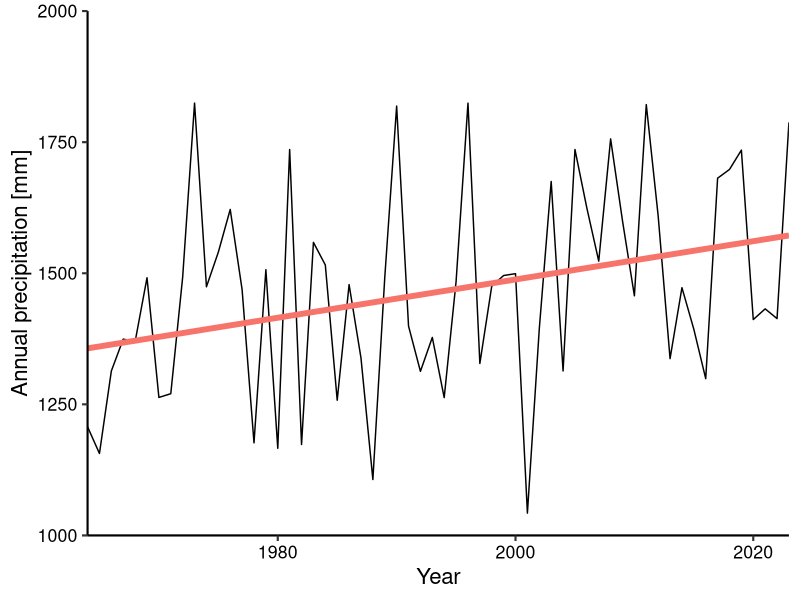
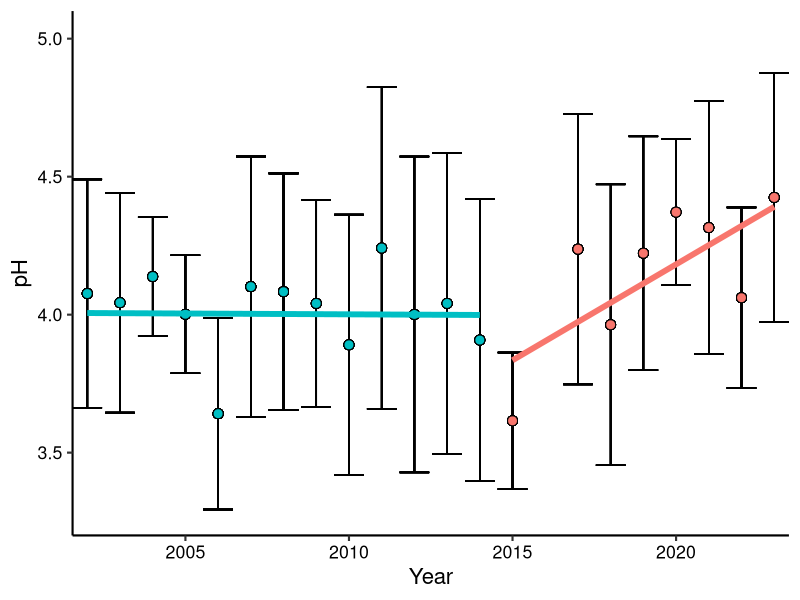
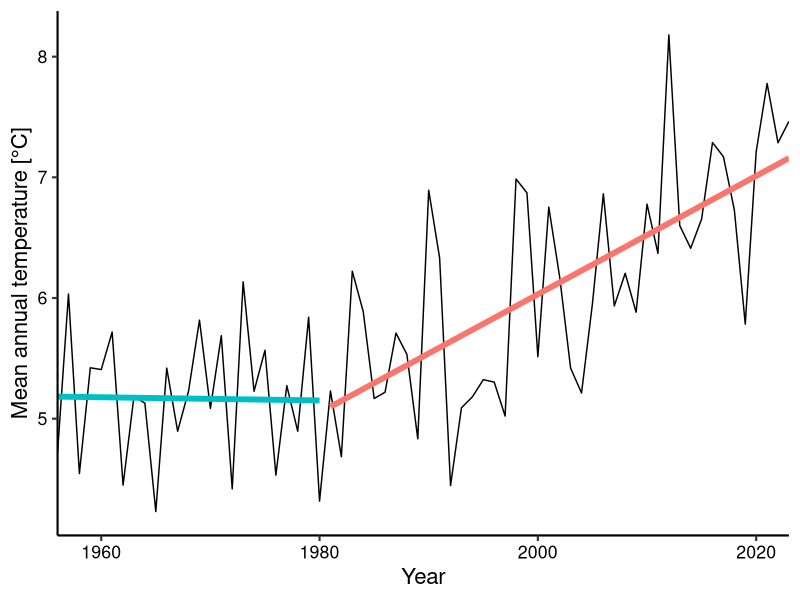

These charts were generated, in order, by the following R code: (Note: this script raises an error after producing the figures.)
## Hubbard Brook archived soil samples project ##
## Environmental data ##
## Sophie von Fromm ##
## 2024-11-15 ##

library(tidyverse)

### Precipitation ####
map_data <- read_csv("./Data/dailyWatershedPrecip1956-2024.csv")

map <- map_data %>% 
  filter(watershed == "W6") %>% 
  mutate(Year = as.numeric(format(DATE, "%Y"))) %>% 
  filter(Year < 2024) %>% 
  group_by(Year) %>% 
  mutate(AP = sum(Precip)) %>% 
  ungroup() %>% 
  distinct(Year, .keep_all = TRUE)

summary(map)
  
map_p <- map %>%  
  ggplot(aes(x = Year, y = AP)) +
  geom_line(linewidth = 0.5) +
  geom_smooth(method = "lm", linewidth = 2, fill = "#F7746B", color = "#F7746B", 
              se = FALSE) +
  theme_classic(base_size = 16) +
  theme(axis.text = element_text(color = "black"),
        legend.position = "none",
        panel.background = element_rect(fill = "transparent"),
        plot.background = element_rect(fill = "transparent", color = NA)) +
  scale_x_continuous("Year", expand = c(0,0)) +
  scale_y_continuous("Annual precipitation [mm]", limits = c(1000,2000), 
                     expand = c(0,0))

lm_map <- lm(AP ~ Year, data = map)
#Intercept is 3.6 (+3.6 mm per year)
summary(lm_map)

map %>% 
  count(Year)

# Increase since the mid-1990s (last 28 years)
lm_map$coefficients[2]*28

### MAT ####
temp_data <- read_csv("./Data/HBEF_air_temp_daily_1957-2024.csv")

temp <- temp_data %>% 
  mutate(Year = as.numeric(format(date, "%Y"))) %>% 
  #only select station 1 (most representative for sampling locations)
  filter(STA == "STA1") %>% 
  group_by(Year) %>% 
  filter(Year > 1955 & Year < 2024) %>% 
  mutate(AVE = mean(AVE)) %>% 
  mutate(breakpoint = case_when(
    Year <= 1980 ~ "pre",
    TRUE ~ "post"
  ))

temp_data %>% 
  filter(STA == "STA1") %>% 
  mutate(Month = as.numeric(format(date, "%m"))) %>% 
  group_by(Month) %>% 
  summarise(MAT = mean(AVE))

temp_p <- temp %>%  
  ggplot(aes(x = Year, y = AVE)) +
  geom_line(linewidth = 0.5) +
  geom_smooth(aes(color = breakpoint),method = "lm", linewidth = 2, se = FALSE) +
  theme_classic(base_size = 16) +
  theme(axis.text = element_text(color = "black"),
        legend.position = "none",
        panel.background = element_rect(fill = "transparent"),
        plot.background = element_rect(fill = "transparent", color = NA)) +
  scale_x_continuous("Year", expand = c(0,0)) +
  scale_y_continuous("Mean annual temperature [°C]")

lm_temp <- lm(AVE ~ Year, 
              data = temp %>% 
                filter(breakpoint == "post"))

# Intercept is 0.05 (+0.05C per year)
summary(lm_temp)

temp %>% 
  filter(breakpoint == "post") %>% 
  count(Year)

# Increase since the mid-1990s (last 28 years)
lm_temp$coefficients[2]*28

### soil pH ####
soil_data <- read_csv("./Data/HubbardBrook_microbialBiomass_1994-2023.csv")

pH_data <- soil_data %>% 
  filter(Treatment == "BearBrook") %>% 
  filter(El == "L") %>% 
  mutate(Year = as.numeric(format(Date, "%Y"))) %>% 
  mutate(pH = na_if(pH, -9999.99)) %>% 
  drop_na(pH) %>% 
  group_by(Year) %>% 
  mutate(pH_mean = mean(pH),
         pH_sd = sd(pH),
         breakpoint = case_when(
           Year < 2015 ~ "pre",
           TRUE ~ "post"
         )) %>% 
  ungroup()

pH_p <- pH_data %>%  
  ggplot(aes(x = Year, y = pH_mean, fill = breakpoint)) +
  geom_errorbar(aes(ymin = pH_mean - pH_sd, ymax = pH_mean + pH_sd)) +
  geom_point(shape = 21, size = 3,) +
  geom_smooth(aes(color = breakpoint), method = "lm", linewidth = 2, se = FALSE) +
  theme_classic(base_size = 16) +
  theme(axis.text = element_text(color = "black"),
        legend.position = "none",
        panel.background = element_rect(fill = "transparent"),
        plot.background = element_rect(fill = "transparent", color = NA)) +
  scale_x_continuous("Year", expand = c(0,0)) +
  scale_y_continuous("pH", expand = c(0,0), limits = c(3.2,5.1))

lm_pH <- lm(pH ~ Year, 
            data = pH_data %>% 
              filter(breakpoint == "post"))

# Intercept is 0.07 (+0.07 per year)
summary(lm_pH)

pH_data %>% 
  filter(breakpoint == "post") %>% 
  count(Year)

# Increase since break-point (~2015)
lm_pH$coefficients[2]*8

### Plot all data together ####
ggarrange(map_p, temp_p, pH_p, nrow = 1)
ggsave("./Output/HBEF_EnvironmentalChange_MAP_MAT_pH.jpeg",
       width = 10, height = 5)

## pH by Horizon shows similar trends
# pH_data_grp <- soil_data %>% 
#   filter(Treatment == "BearBrook") %>% 
#   filter(El == "L") %>% 
#   mutate(Year = as.numeric(format(Date, "%Y"))) %>% 
#   mutate(pH = na_if(pH, -9999.99)) %>% 
#   drop_na(pH) %>% 
#   group_by(Year, Hor) %>% 
#   mutate(pH_mean = mean(pH),
#          pH_sd = sd(pH),
#          breakpoint = case_when(
#            Year < 2015 ~ "pre",
#            TRUE ~ "post"
#          )) %>% 
#   ungroup()
# 
# pH_data_grp$Hor <- factor(pH_data_grp$Hor, levels = c("Oi/Oe", "Oa/A", "Min"), 
#                           ordered = TRUE)
# 
# pH_data_grp %>%  
#   ggplot(aes(x = Year, y = pH_mean, fill = breakpoint)) +
#   geom_errorbar(aes(ymin = pH_mean - pH_sd, ymax = pH_mean + pH_sd)) +
#   geom_point(shape = 21, size = 3,) +
#   facet_wrap(~Hor) +
#   geom_smooth(aes(color = breakpoint), method = "lm", linewidth = 2) +
#   theme_classic(base_size = 16) +
#   theme(axis.text = element_text(color = "black"),
#         legend.position = "none",
#         panel.background = element_rect(fill = "transparent"),
#         plot.background = element_rect(fill = "transparent", color = NA)) +
#   scale_x_continuous("Year", expand = c(0,0)) +
#   scale_y_continuous("pH", expand = c(0,0), limits = c(3.0,5.2))
# 
# lm_pH_oie <- lm(pH ~ Year, 
#                 data = pH_data_grp %>% 
#                   filter(breakpoint == "post",
#                          Hor == "Oi/Oe"))
# summary(lm_pH_oie)
# 
# pH_data_grp %>% 
#   filter(Hor == "Oi/Oe") %>% 
#   filter(breakpoint == "post") %>% 
#   count(Year)
# 
# lm_pH_oie$coefficients[2]*8
# 
# lm_pH_oa <- lm(pH ~ Year, 
#                data = pH_data_grp %>% 
#                  filter(breakpoint == "post",
#                         Hor == "Oa/A"))
# summary(lm_pH_oa)
# 
# pH_data_grp %>% 
#   filter(Hor == "Oi/Oe") %>% 
#   filter(breakpoint == "post") %>% 
#   count(Year)
# 
# lm_pH_oa$coefficients[2]*8
# 
# lm_pH_oie$coefficients[2]*8
# 
# lm_pH_min <- lm(pH ~ Year, 
#                 data = pH_data_grp %>% 
#                   filter(breakpoint == "post",
#                          Hor == "Min"))
# summary(lm_pH_min)
# 
# pH_data_grp %>% 
#   filter(Hor == "Min") %>% 
#   filter(breakpoint == "post") %>% 
#   count(Year)
# 
# lm_pH_min$coefficients[2]*8

